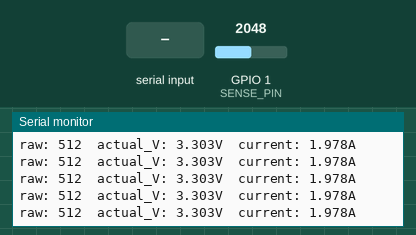
Simulated run of this sketch. Board: ESP32-S3. On the bench: the last lines printed to the serial monitor. The inputs (shaded band) are chosen by the test bench; at power-on: GPIO 1 (SENSE_PIN) = 2048 (analog values on the 0–4095 scale).

Above: at 1.3 s.
1.4 s: "90,45\n" received over Serial
2.9 s: "200\n" received over Serial
4.4 s: GPIO 1 (SENSE_PIN) set to 2866
At 4.47 s:
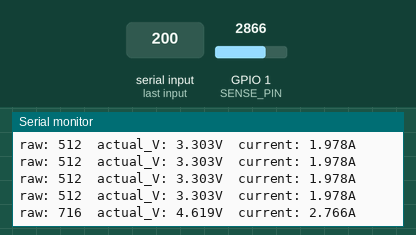
5.9 s: GPIO 1 (SENSE_PIN) set to 3603
At 5.98 s:
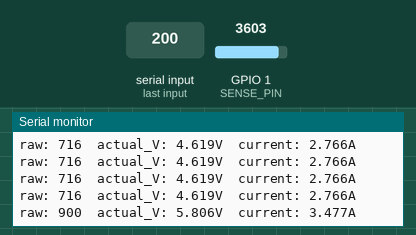
Timing chart, 0 to 8.4 s (numbered marks = the images above; inputs shaded):
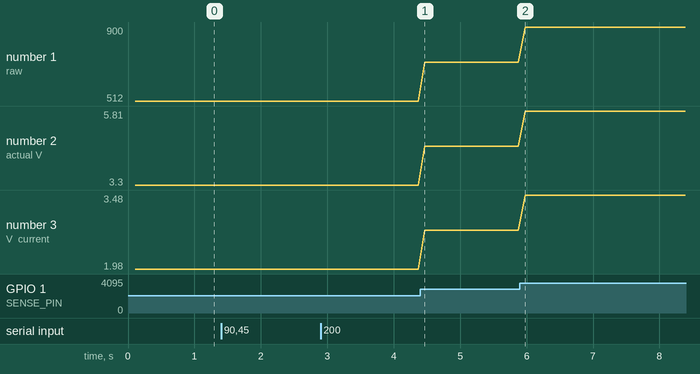

Measured:
- after the input at 4.4 s, the serial monitor: prints a new line after 0.07 s (image 1)
- after the input at 5.9 s, the serial monitor: prints a new line after 0.08 s (image 2)
- plotted number 1: 512 → 716 after the input at 4.4 s, 716 → 900 after the input at 5.9 s
- plotted number 2: 3.3 → 4.62 after the input at 4.4 s, 4.62 → 5.81 after the input at 5.9 s
- plotted number 3: 1.98 → 2.77 after the input at 4.4 s, 2.77 → 3.48 after the input at 5.9 s

The sketch:

ServoStallTest.ino
```cpp
// ServoStallTest — send a degree value (0-180) over USB serial and continuously
// print the servo supply current sensed on A0. Stall diagnostic.
//
// HARDWARE NOTE (current rig): the main MCU does not drive the servo directly.
// The old D9-as-PWM path (Servo.h + attach(9)) is RETIRED. D9 is now a
// hardware 9600-baud UART TX (Serial2) feeding a dedicated 5V Arduino Nano
// ("ServoNano"), which parses one integer microsecond value per line and owns
// the actual SG90 PWM. So this sketch commands only a TARGET pulse width; the
// PWM waveform, and therefore the stall behaviour, lives on the ServoNano.
// The ServoNano echoes each received line plus `[ok <us>]` or `[bad ...]` over
// its own USB serial — that echo is the signal-integrity probe for this link,
// so watch the ServoNano's port alongside this one when interpreting a stall.

// D9 is a UART TX line to the ServoNano, NOT a PWM servo output. Driving
// Servo.h PWM here would be decoded as garbage UART frames.
const int SERVO_TX_PIN = D9;
const int SERVO_US_REST = 565;  // 2° park, matches PARMain

const int SENSE_PIN = A0;

String inputBuffer = "";

// PORT (Arduino Nano ESP32): the RP2040 bit-banged this 9600-baud frame on D9
// with interrupts disabled (servoTxByte + SERVO_TX_BIT_US, both deleted). The
// ESP32-S3 GPIO matrix routes a real UART to any pin, so the link is now
// hardware Serial2 TX on the SAME physical D9 wire -- same 9600 8N1 framing, no
// ISR blackout, no bit-period tuning. RX is unused (-1): the link is still
// one-way; the ack is the separate D2 level line.

// The link is ONE-WAY with no ack, so a dropped byte silently LOSES a command
// and the arm simply stays where it was. That broke the flip arm once: a lost
// REST left it at ENGAGE, and flipDisc then ran both X strokes with the arm
// buried in the board. A receiver-side check cannot help -- a command that never
// arrives cannot be rejected -- so every command is sent SERVO_TX_REPEATS times.
// writeMicroseconds() is idempotent, so the repeats are free: re-commanding the
// position the servo already holds does nothing. Losing a command now takes
// SERVO_TX_REPEATS independent dropouts instead of one.
//
// The repeats also fix LATE application: if only the trailing newline is lost,
// the stranded digits sit in the ServoNano's buffer until the NEXT command's
// leading newline flushes them -- which without repeats is up to a full settle
// period later, i.e. after the stroke has already started. The next repeat
// flushes them SERVO_TX_REPEAT_GAP_MS later instead.
const int SERVO_TX_REPEATS = 3;
const int SERVO_TX_REPEAT_GAP_MS = 6;

void servoTxLine(int us) {
  char buf[12];
  snprintf(buf, sizeof(buf), "\n%d\n", us);
  for (int r = 0; r < SERVO_TX_REPEATS; r++) {
    Serial2.print(buf);
    // Block until the last stop bit is actually on the wire, so this call
    // stays synchronous like the old bit-bang did -- callers time their
    // settle delay from here.
    Serial2.flush();
    if (r + 1 < SERVO_TX_REPEATS) delay(SERVO_TX_REPEAT_GAP_MS);
  }
}

void writeServoUs(int us, int settle_ms) {
  servoTxLine(us);
  delay(settle_ms);
}

// Standard Servo-library mapping: 544us at 0° to 2400us at 180° (~10.31 us/deg).
// Replaces the retired servo.write(deg) call. The 0° base is the LIBRARY floor,
// not SERVO_US_REST -- REST is 2°, and deriving the mapping from it would skew
// every commanded angle by 2°.
const int SERVO_US_0DEG = 544;
int angleToMicros(int deg) {
  long us = (long)SERVO_US_0DEG + (long)deg * (2400L - SERVO_US_0DEG) / 180L;
  return (int)us;
}

void setup() {
  Serial.begin(9600);
  Serial2.begin(9600, SERIAL_8N1, -1, SERVO_TX_PIN);  // TX-only servo link on D9
  // PORT: the ESP32 core's analogRead() defaults to 12-bit (0-4095); the RP2040
  // returned 10 bits. The divider math below is calibrated against a 0-1023
  // full scale, so pin the resolution rather than rescale the constants -- that
  // keeps the /1023.0 and the 10.2k/5.1k divider exactly as they were measured.
  analogReadResolution(10);
  delay(100);
  servoTxLine(SERVO_US_REST);
  Serial.println("Ready. Send a degree value (0-180).");
}

void loop() {
  while (Serial.available()) {
    char c = Serial.read();
    if (c == '\n') {
      int deg = inputBuffer.toInt();
      if (deg >= 0 && deg <= 180) {
        writeServoUs(angleToMicros(deg), 0);
        Serial.print("Moving to: ");
        Serial.println(deg);
      } else {
        Serial.println("Out of range (0-180).");
      }
      inputBuffer = "";
    } else {
      inputBuffer += c;
    }
  }

  int raw = analogRead(SENSE_PIN);
  float sensed_voltage = raw * (3.3 / 1023.0);
  float actual_voltage = sensed_voltage * (10200.0 / 5100.0);
  float current = actual_voltage / 1.67;

  Serial.print("raw: ");
  Serial.print(raw);
  Serial.print("  actual_V: ");
  Serial.print(actual_voltage, 3);
  Serial.print("V  current: ");
  Serial.print(current, 3);
  Serial.println("A");

  delay(100);
}
```
